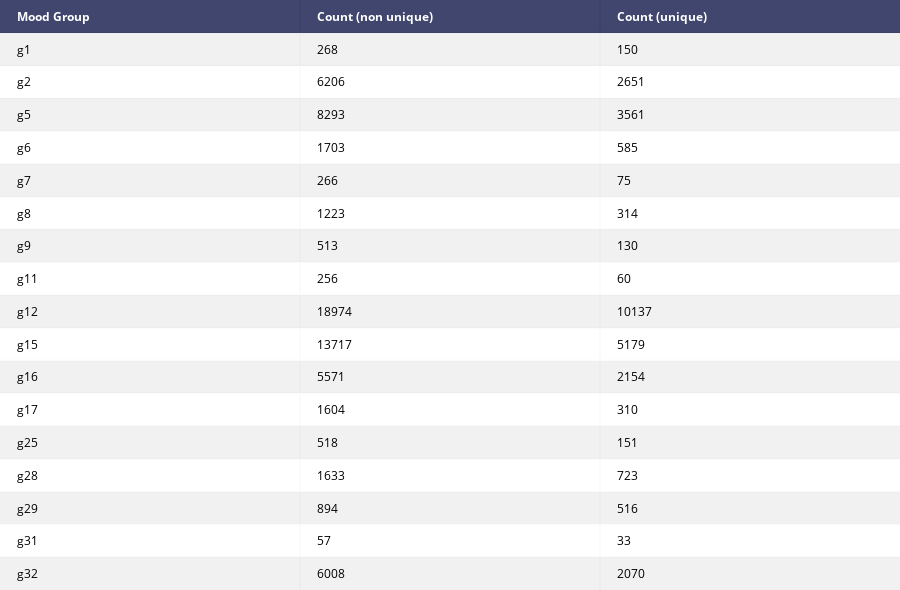

The notebook cell saved with this chart:
### Code cell
count_table = [["Mood Group", "Count (non unique)", "Count (unique)"]]

unique_set = ama_data[ama_data["mood_count"] == 1] # Remove rows with more than one label

ama_data["g16"].value_counts()

for group in groups:
    count_table.append([group, ama_data[group].value_counts()[1],  unique_set[group].value_counts()[1]])
    
table = ff.create_table(count_table)
iplot(table)

### Figure 1 — Plotly figure (JSON) as saved in the notebook; plotly's stock layout.template omitted (floating-point values rounded to 4 significant figures)
{"data": [{"colorscale": [[0, "#00083e"], [0.5, "#ededee"], [1, "#ffffff"]], "hoverinfo": "none", "opacity": 0.75, "showscale": false, "type": "heatmap", "uid": "84d46a4e-edc0-41bd-8fc0-73740494ad69", "z": [[0, 0, 0], [0.5, 0.5, 0.5], [1, 1, 1], [0.5, 0.5, 0.5], [1, 1, 1], [0.5, 0.5, 0.5], [1, 1, 1], [0.5, 0.5, 0.5], [1, 1, 1], [0.5, 0.5, 0.5], [1, 1, 1], [0.5, 0.5, 0.5], [1, 1, 1], [0.5, 0.5, 0.5], [1, 1, 1], [0.5, 0.5, 0.5], [1, 1, 1], [0.5, 0.5, 0.5]]}], "layout": {"annotations": [{"align": "left", "font": {"color": "#ffffff"}, "showarrow": false, "text": "<b>Mood Group</b>", "x": -0.45, "xanchor": "left", "xref": "x", "y": 0, "yref": "y"}, {"align": "left", "font": {"color": "#ffffff"}, "showarrow": false, "text": "<b>Count (non unique)</b>", "x": 0.55, "xanchor": "left", "xref": "x", "y": 0, "yref": "y"}, {"align": "left", "font": {"color": "#ffffff"}, "showarrow": false, "text": "<b>Count (unique)</b>", "x": 1.55, "xanchor": "left", "xref": "x", "y": 0, "yref": "y"}, {"align": "left", "font": {"color": "#000000"}, "showarrow": false, "text": "g1", "x": -0.45, "xanchor": "left", "xref": "x", "y": 1, "yref": "y"}, {"align": "left", "font": {"color": "#000000"}, "showarrow": false, "text": "268", "x": 0.55, "xanchor": "left", "xref": "x", "y": 1, "yref": "y"}, {"align": "left", "font": {"color": "#000000"}, "showarrow": false, "text": "150", "x": 1.55, "xanchor": "left", "xref": "x", "y": 1, "yref": "y"}, {"align": "left", "font": {"color": "#000000"}, "showarrow": false, "text": "g2", "x": -0.45, "xanchor": "left", "xref": "x", "y": 2, "yref": "y"}, {"align": "left", "font": {"color": "#000000"}, "showarrow": false, "text": "6206", "x": 0.55, "xanchor": "left", "xref": "x", "y": 2, "yref": "y"}, {"align": "left", "font": {"color": "#000000"}, "showarrow": false, "text": "2651", "x": 1.55, "xanchor": "left", "xref": "x", "y": 2, "yref": "y"}, {"align": "left", "font": {"color": "#000000"}, "showarrow": false, "text": "g5", "x": -0.45, "xanchor": "left", "xref": "x", "y": 3, "yref": "y"}, {"align": "left", "font": {"color": "#000000"}, "showarrow": false, "text": "8293", "x": 0.55, "xanchor": "left", "xref": "x", "y": 3, "yref": "y"}, {"align": "left", "font": {"color": "#000000"}, "showarrow": false, "text": "3561", "x": 1.55, "xanchor": "left", "xref": "x", "y": 3, "yref": "y"}, {"align": "left", "font": {"color": "#000000"}, "showarrow": false, "text": "g6", "x": -0.45, "xanchor": "left", "xref": "x", "y": 4, "yref": "y"}, {"align": "left", "font": {"color": "#000000"}, "showarrow": false, "text": "1703", "x": 0.55, "xanchor": "left", "xref": "x", "y": 4, "yref": "y"}, {"align": "left", "font": {"color": "#000000"}, "showarrow": false, "text": "585", "x": 1.55, "xanchor": "left", "xref": "x", "y": 4, "yref": "y"}, {"align": "left", "font": {"color": "#000000"}, "showarrow": false, "text": "g7", "x": -0.45, "xanchor": "left", "xref": "x", "y": 5, "yref": "y"}, {"align": "left", "font": {"color": "#000000"}, "showarrow": false, "text": "266", "x": 0.55, "xanchor": "left", "xref": "x", "y": 5, "yref": "y"}, {"align": "left", "font": {"color": "#000000"}, "showarrow": false, "text": "75", "x": 1.55, "xanchor": "left", "xref": "x", "y": 5, "yref": "y"}, {"align": "left", "font": {"color": "#000000"}, "showarrow": false, "text": "g8", "x": -0.45, "xanchor": "left", "xref": "x", "y": 6, "yref": "y"}, {"align": "left", "font": {"color": "#000000"}, "showarrow": false, "text": "1223", "x": 0.55, "xanchor": "left", "xref": "x", "y": 6, "yref": "y"}, {"align": "left", "font": {"color": "#000000"}, "showarrow": false, "text": "314", "x": 1.55, "xanchor": "left", "xref": "x", "y": 6, "yref": "y"}, {"align": "left", "font": {"color": "#000000"}, "showarrow": false, "text": "g9", "x": -0.45, "xanchor": "left", "xref": "x", "y": 7, "yref": "y"}, {"align": "left", "font": {"color": "#000000"}, "showarrow": false, "text": "513", "x": 0.55, "xanchor": "left", "xref": "x", "y": 7, "yref": "y"}, {"align": "left", "font": {"color": "#000000"}, "showarrow": false, "text": "130", "x": 1.55, "xanchor": "left", "xref": "x", "y": 7, "yref": "y"}, {"align": "left", "font": {"color": "#000000"}, "showarrow": false, "text": "g11", "x": -0.45, "xanchor": "left", "xref": "x", "y": 8, "yref": "y"}, {"align": "left", "font": {"color": "#000000"}, "showarrow": false, "text": "256", "x": 0.55, "xanchor": "left", "xref": "x", "y": 8, "yref": "y"}, {"align": "left", "font": {"color": "#000000"}, "showarrow": false, "text": "60", "x": 1.55, "xanchor": "left", "xref": "x", "y": 8, "yref": "y"}, {"align": "left", "font": {"color": "#000000"}, "showarrow": false, "text": "g12", "x": -0.45, "xanchor": "left", "xref": "x", "y": 9, "yref": "y"}, {"align": "left", "font": {"color": "#000000"}, "showarrow": false, "text": "18974", "x": 0.55, "xanchor": "left", "xref": "x", "y": 9, "yref": "y"}, {"align": "left", "font": {"color": "#000000"}, "showarrow": false, "text": "10137", "x": 1.55, "xanchor": "left", "xref": "x", "y": 9, "yref": "y"}, {"align": "left", "font": {"color": "#000000"}, "showarrow": false, "text": "g15", "x": -0.45, "xanchor": "left", "xref": "x", "y": 10, "yref": "y"}, {"align": "left", "font": {"color": "#000000"}, "showarrow": false, "text": "13717", "x": 0.55, "xanchor": "left", "xref": "x", "y": 10, "yref": "y"}, {"align": "left", "font": {"color": "#000000"}, "showarrow": false, "text": "5179", "x": 1.55, "xanchor": "left", "xref": "x", "y": 10, "yref": "y"}, {"align": "left", "font": {"color": "#000000"}, "showarrow": false, "text": "g16", "x": -0.45, "xanchor": "left", "xref": "x", "y": 11, "yref": "y"}, {"align": "left", "font": {"color": "#000000"}, "showarrow": false, "text": "5571", "x": 0.55, "xanchor": "left", "xref": "x", "y": 11, "yref": "y"}, {"align": "left", "font": {"color": "#000000"}, "showarrow": false, "text": "2154", "x": 1.55, "xanchor": "left", "xref": "x", "y": 11, "yref": "y"}, {"align": "left", "font": {"color": "#000000"}, "showarrow": false, "text": "g17", "x": -0.45, "xanchor": "left", "xref": "x", "y": 12, "yref": "y"}, {"align": "left", "font": {"color": "#000000"}, "showarrow": false, "text": "1604", "x": 0.55, "xanchor": "left", "xref": "x", "y": 12, "yref": "y"}, {"align": "left", "font": {"color": "#000000"}, "showarrow": false, "text": "310", "x": 1.55, "xanchor": "left", "xref": "x", "y": 12, "yref": "y"}, {"align": "left", "font": {"color": "#000000"}, "showarrow": false, "text": "g25", "x": -0.45, "xanchor": "left", "xref": "x", "y": 13, "yref": "y"}, {"align": "left", "font": {"color": "#000000"}, "showarrow": false, "text": "518", "x": 0.55, "xanchor": "left", "xref": "x", "y": 13, "yref": "y"}, {"align": "left", "font": {"color": "#000000"}, "showarrow": false, "text": "151", "x": 1.55, "xanchor": "left", "xref": "x", "y": 13, "yref": "y"}, {"align": "left", "font": {"color": "#000000"}, "showarrow": false, "text": "g28", "x": -0.45, "xanchor": "left", "xref": "x", "y": 14, "yref": "y"}, {"align": "left", "font": {"color": "#000000"}, "showarrow": false, "text": "1633", "x": 0.55, "xanchor": "left", "xref": "x", "y": 14, "yref": "y"}, {"align": "left", "font": {"color": "#000000"}, "showarrow": false, "text": "723", "x": 1.55, "xanchor": "left", "xref": "x", "y": 14, "yref": "y"}, {"align": "left", "font": {"color": "#000000"}, "showarrow": false, "text": "g29", "x": -0.45, "xanchor": "left", "xref": "x", "y": 15, "yref": "y"}, {"align": "left", "font": {"color": "#000000"}, "showarrow": false, "text": "894", "x": 0.55, "xanchor": "left", "xref": "x", "y": 15, "yref": "y"}, {"align": "left", "font": {"color": "#000000"}, "showarrow": false, "text": "516", "x": 1.55, "xanchor": "left", "xref": "x", "y": 15, "yref": "y"}, {"align": "left", "font": {"color": "#000000"}, "showarrow": false, "text": "g31", "x": -0.45, "xanchor": "left", "xref": "x", "y": 16, "yref": "y"}, {"align": "left", "font": {"color": "#000000"}, "showarrow": false, "text": "57", "x": 0.55, "xanchor": "left", "xref": "x", "y": 16, "yref": "y"}, {"align": "left", "font": {"color": "#000000"}, "showarrow": false, "text": "33", "x": 1.55, "xanchor": "left", "xref": "x", "y": 16, "yref": "y"}, {"align": "left", "font": {"color": "#000000"}, "showarrow": false, "text": "g32", "x": -0.45, "xanchor": "left", "xref": "x", "y": 17, "yref": "y"}, {"align": "left", "font": {"color": "#000000"}, "showarrow": false, "text": "6008", "x": 0.55, "xanchor": "left", "xref": "x", "y": 17, "yref": "y"}, {"align": "left", "font": {"color": "#000000"}, "showarrow": false, "text": "2070", "x": 1.55, "xanchor": "left", "xref": "x", "y": 17, "yref": "y"}], "height": 590, "margin": {"b": 0, "l": 0, "r": 0, "t": 0}, "xaxis": {"dtick": 1, "gridwidth": 2, "showticklabels": false, "tick0": -0.5, "ticks": "", "zeroline": false}, "yaxis": {"autorange": "reversed", "dtick": 1, "gridwidth": 2, "showticklabels": false, "tick0": 0.5, "ticks": "", "zeroline": false}}}
